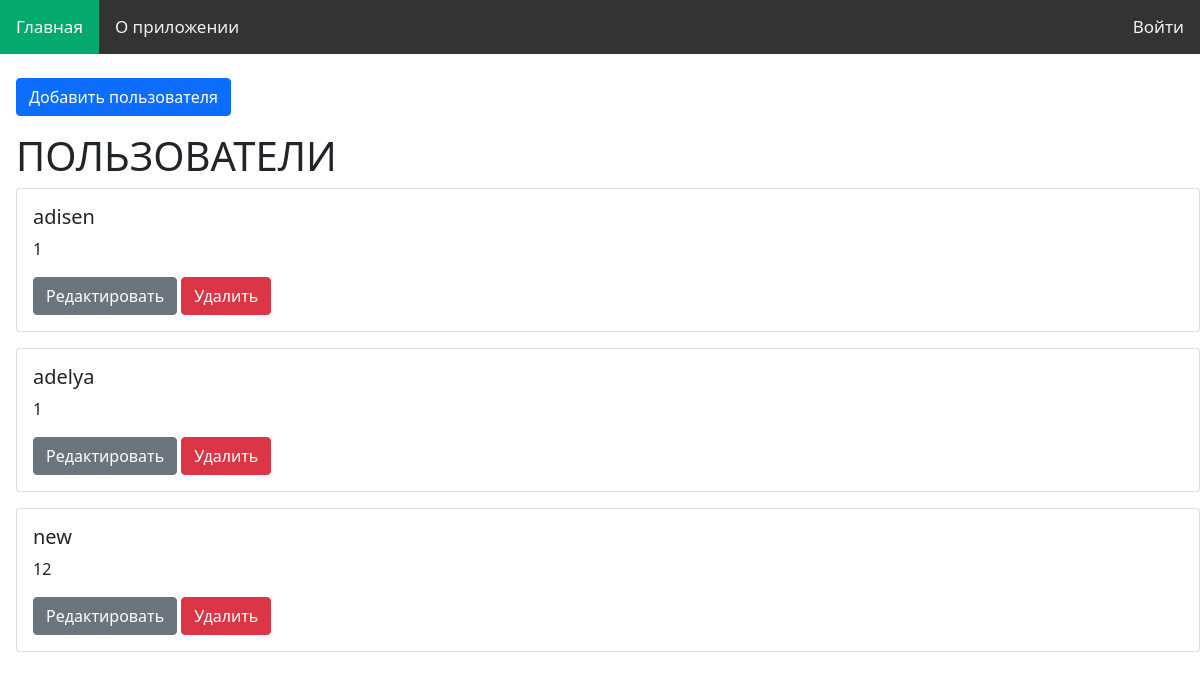
/users, run on an earlier commit of the app's database.
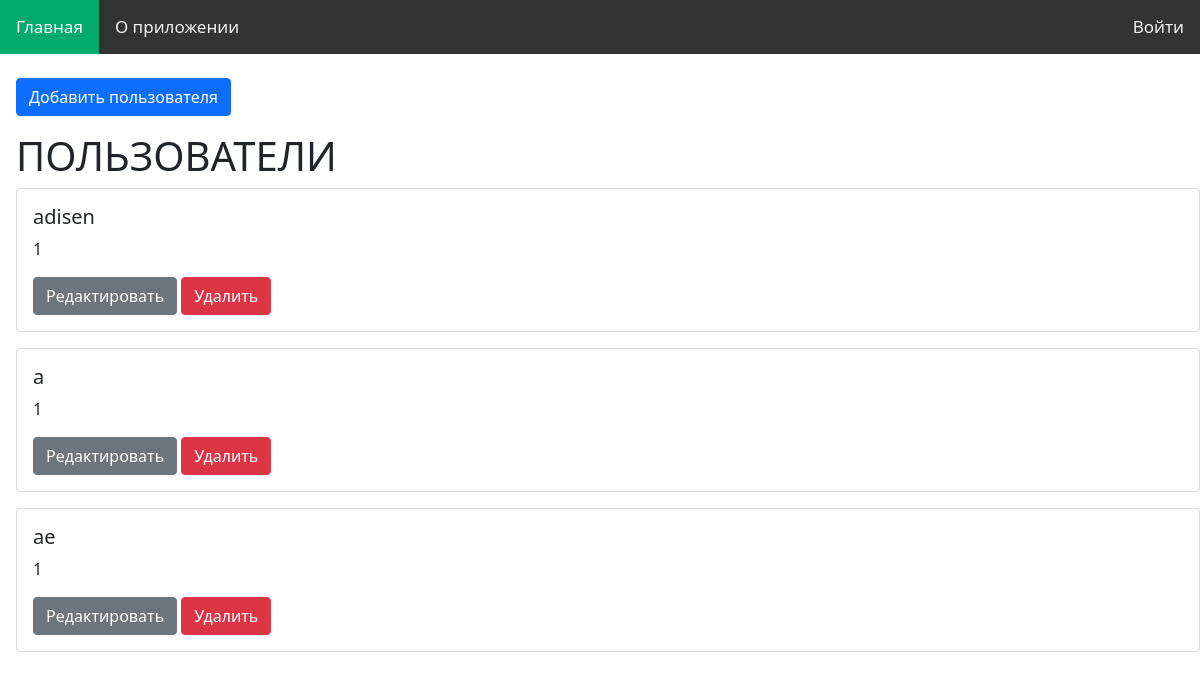
And on a later commit of the database.
### tables this page shows
CREATE TABLE passwords(
                login TEXT PRIMARY KEY,
                password TEXT NOT NULL);

### main.py (the view)
@app.route("/users")
def get_users():
    conn = get_db_connection()
    users = conn.execute('SELECT * FROM passwords').fetchall()
    conn.close()
    return render_template('users/users.html', users=users)

### main.py (called while the page is built)
def get_db_connection():
    conn = sqlite3.connect('blog.db')
    conn.row_factory = sqlite3.Row
    return conn

### templates/users/users.html (shortened to what this page needs)
{% extends "base.html" %}
{% block content %}
<link rel="stylesheet" href="https://cdn.jsdelivr.net/npm/bootstrap@5.1.3/dist/css/bootstrap.min.css">
<a class="btn btn-primary mb-3" href="{{ url_for('create_user') }}">Добавить пользователя</a>
<h1>ПОЛЬЗОВАТЕЛИ</h1>
    {% for user in users %}
        <div class="card mb-3">
            <div class="card-body">
                <h5 class="card-title">{{ user['login'] }}</h5>
                <p class="card-text">{{ user['password'] }}</p>
                <a class="btn btn-secondary" href="{{ url_for('edit_user', login=user['login']) }}">Редактировать</a>
                <form action="{{ url_for('delete_user', login=user['login']) }}" method="POST" class="d-inline">
                    <button class="btn btn-danger" type="submit">Удалить</button>
                </form>
            </div>
        </div>
    {% endfor %}
{% endblock %}

### templates/base.html (shortened to what this page needs)
<!DOCTYPE html>
<html lang="en">
<head>
    <link rel="stylesheet" href="https://cdn.jsdelivr.net/npm/bootstrap@5.1.3/dist/css/bootstrap.min.css">
    <link rel="stylesheet" href="{{ url_for('static', filename= 'css/index.css') }}">
</head>
<body>
    <nav>
        <div class="topnav">
            <a class="active" href="{{ url_for('index') }}">Главная</a>
            <a href="{{ url_for('about') }}">О приложении</a>
            {% if session.get('username') %}
                <a href="{{ url_for('get_user_posts') }}">Мои посты</a>
                <a class="login" href="{{ url_for('logout') }}">Выйти</a>
                <a class="login" href="{{ url_for('account') }}">Личный кабинет</a>
            {% else %}
                <a class="login" href="{{ url_for('authorization') }}">Войти</a>
            {% endif %}
        </div>
    </nav>
    <main>
        <div style="padding-left:16px">
            {% block content %}{% endblock %}
        </div>
    </main>
</body>
</html>

### static/css/index.css (style rules this page uses)
body { margin: 0; font-family: Arial, Helvetica, sans-serif; }
.topnav { overflow: hidden; background-color: #333; }
.topnav a { float: left; color: #f2f2f2; text-align: center; padding: 14px 16px; text-decoration: none; font-size: 17px; }
.topnav a.login { float: right; color: #f2f2f2; text-align: center; padding: 14px 16px; text-decoration: none; font-size: 17px; }
.topnav a.active { background-color: #04AA6D; color: white; }

What changed in the data, as far as the page shows it:
removed passwords: login "adelya", password "1"
removed passwords: login "new", password "12"
added passwords: login "a", password "1"
added passwords: login "ae", password "1"
